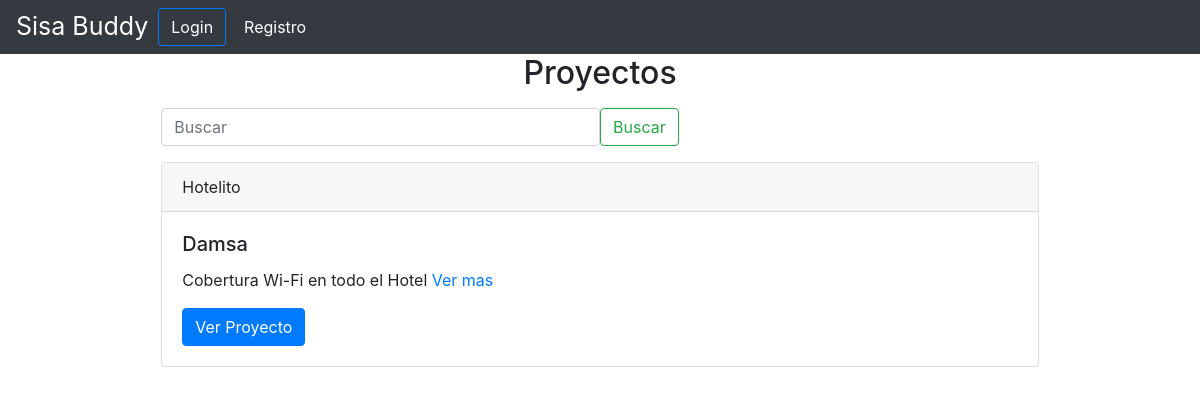
The page /proyectos/ on the database its author committed.
### Projects/models.py (models this page shows, shortened)
class Projects(models.Model):
    name_project = models.CharField(("Nombre del Proyecto"), max_length=50)
    bussines = models.ForeignKey(Customer, verbose_name=("Empresa"), on_delete=models.CASCADE)
    folio = models.IntegerField(("Folio"), unique=True, null=False)
    need = models.TextField(("Necesidad"))
    slug = models.SlugField(("Slug"))
    comments = models.TextField(("Comentarios"))
    created_at = models.DateTimeField(auto_now=True, auto_now_add=False)
    modified_at = models.DateTimeField(auto_now=False, auto_now_add=True)
    class Meta:
        verbose_name = "Proyecto"
        verbose_name_plural= "Proyectos"
        ordering = ['created_at']

### Customer/models.py (models this page shows)
class Customer(models.Model):
    name_bussines = models.CharField(("Empresa"), blank=False, max_length=15)
    representative = models.CharField(("Representante"), max_length=50)
    phone = models.CharField(("Telefono"), max_length=15)
    email = models.EmailField(max_length=200)
    slug = models.SlugField(("Slug"))
    created_at = models.DateField(auto_now=True, auto_now_add=False)
    def __str__(self):
        return self.name_bussines

### Projects/views.py (the view)
# urls.py: path("", ProjectsView.as_view(), name="projects"),
class ProjectsView(ListView):
    model = Projects
    template_name= 'projects_list.html'
    def get_context_data(self, **kwargs):
        context = super().get_context_data(**kwargs)
        return context

### Projects/templates/projects_list.html (shortened to what this page needs)
{% extends 'base.html' %}
{% block content %}
<h2 class="text-center">Proyectos</h2>
{% include "search.html" %}
<div class="mx-auto mt-3">
  {% for project in projects_list  %}
  <div class="mx-auto card w-75 m-2">
      <div class="card-header">
        {{project.name_project}}
      </div>
      <div class="card-body">
        <h5 class="card-title">{{project.bussines}}</h5>
        <p class="card-text">{{project.need|truncatewords:10}} <a href="#">Ver mas</a> </p>
        <a href="{% url 'project_slug' project.slug%}" class="btn btn-primary">Ver Proyecto</a>
      </div>
    </div>
  {% endfor %}
</div>
{% endblock %}

### rows shown on the page
Projects: name_project "Hotelito", bussines "Damsa", need "Cobertura Wi-Fi en todo el Hotel"
